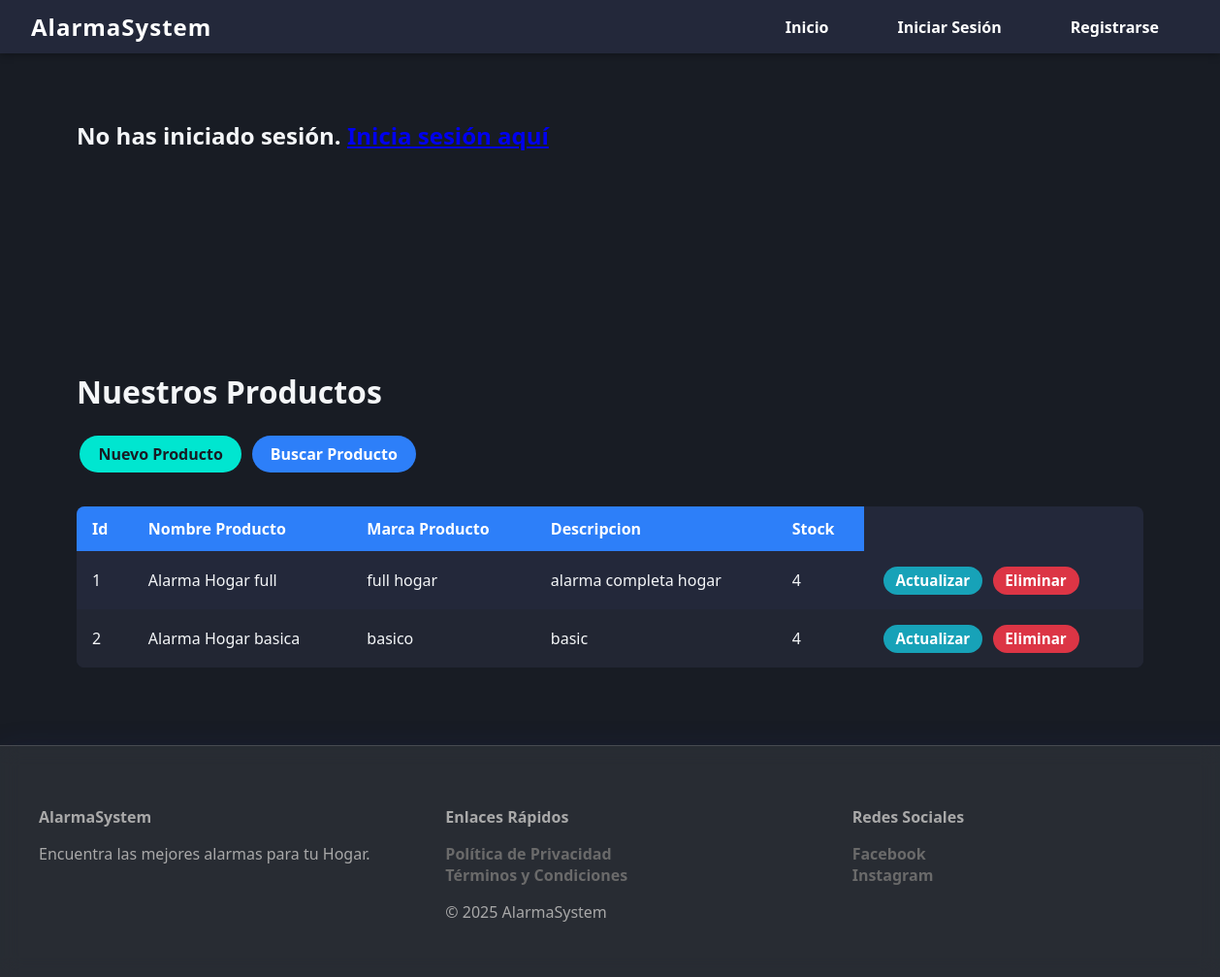
/productos/, run on the app's committed database.
### App/models.py (models this page shows, shortened)
class Productos(models.Model):
    nombre_producto = models.CharField(max_length=30)
    marca_producto = models.CharField(max_length=20)
    descripcion = models.TextField(blank=True)
    stock = models.PositiveIntegerField(default=0)

### App/views.py (the view)
# urls.py: path('productos/', views.mostrar_productos, name='productos'),
def mostrar_productos(request):
    producto = Productos.objects.all()
    context = {'producto': producto}
    return render(request, 'App/productos.html', context)

### App/Templates/App/productos.html (shortened to what this page needs)
{% extends 'App/base.html' %}
{% block codigoDinamico %}
<div class="container">
    <h1>Nuestros Productos</h1>
    <div style="margin-bottom: 2rem;">
        <a href="{% url 'crear_producto' %}" class="btn btn-success">Nuevo Producto</a>
        <a href="{% url 'buscar_marca_producto' %}" class="btn btn-primary">Buscar Producto</a>
    </div>
    <div class="table-responsive">
        <table class="table table-dark table-hover">
            <thead>
                <tr>
                    <th scope="col">Id</th>
                    <th scope="col">Nombre Producto</th>
                    <th scope="col">Marca Producto</th>
                    <th scope="col">Descripcion</th>
                    <th scope="col">Stock</th>
                </tr>
            </thead>
            <tbody>
                {% for productos in producto %}
                <tr class="table-warning">
                    <td>{{ productos.id }}</td>
                    <td>{{ productos.nombre_producto }}</td>
                    <td>{{ productos.marca_producto }}</td>
                    <td>{{ productos.descripcion }}</td>
                    <td>{{ productos.stock }}</td>
                    <td>
                        <a href="{% url 'actualizar_producto' productos.id %}" class="btn btn-info btn-sm">Actualizar</a>
                        <a href="{% url 'eliminar_producto' productos.id %}" class="btn btn-danger btn-sm">Eliminar</a>
                    </td>
                </tr>
                {% empty %}
                <tr>
                    <td colspan="4">No hay productos registrados.</td>
                </tr>
                {% endfor %}
            </tbody>
        </table>
    </div>
</div>
{% endblock %}

### App/static/App/styles.css (style rules this page uses)
body { margin: 0; font-family: 'Segoe UI', Arial, sans-serif; background: #181c24; color: #f4f6f8; }
.container { max-width: 1100px; margin: 2rem auto; padding: 1rem; background: none; }
.table { width: 100%; border-collapse: collapse; margin-bottom: 2rem; background: #23283a; color: #f4f6f8; border-radius: 8px; overflow: hidden; }
.table th, .table td { padding: 0.75rem 1rem; text-align: left; }
.table th { background: #2d7ff9; color: #fff; }
.table tr:nth-child(even) { background: #222633; }
.btn { display: inline-block; padding: 0.5rem 1.2rem; border-radius: 20px; font-weight: bold; text-decoration: none; border: none; cursor: pointer; margin: 0.2rem 0.2rem; transition: background 0.2s, color 0.2s; }
.btn-success { background: #00e6d0; color: #181c24; }
.btn-primary { background: #2d7ff9; color: #fff; }
.btn-info { background: #17a2b8; color: #fff; }
.btn-danger { background: #dc3545; color: #fff; }
.btn-sm { padding: 0.3rem 0.8rem; font-size: 0.95rem; }
.table-responsive { width: 100%; overflow-x: auto; }

### data on the page
Productos: id "1", nombre_producto "Alarma Hogar full", marca_producto "full hogar", descripcion "alarma completa hogar", stock "4"
Productos: id "2", nombre_producto "Alarma Hogar basica", marca_producto "basico", descripcion "basic", stock "4"
